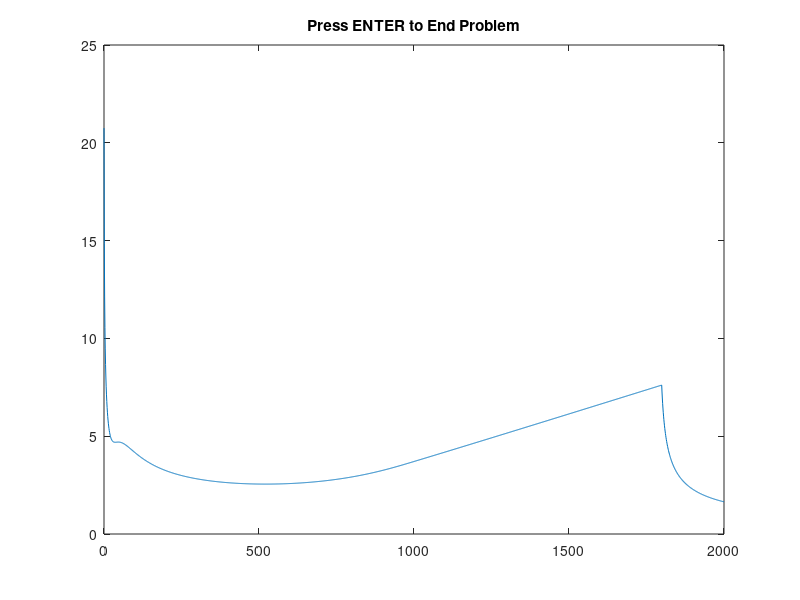

This figure's MATLAB source:
clear
%This file is for Problem 8.6, Part (c)
 
%Enter key parameters
 
n=2
m=1
s=2001
d=10000
dt=1
PHI=[1 0;0 1];
Q=[0 0;0 0];
PZEROM=[100^2 0;0 (.02)^2];
 
%Nominal path is along y-axis, and origin is shifted to -10000 point
%for convenience.  The nominal y trajectory is called ynom and it
%increments in 10m steps beginning at k=0.  H is time variable and
%linearization takes place about ynom.  R switches in middle of run.
 
%Now prepare for the main i loop.  We will save the p11, p22, and
%p12 terms of the P matrix separately as 1 x 2001 row vectors.  (If
%these row vectors exceed the size limitation in your version of
%MATLAB, try changing the step size to 20m and just do 1001 steps.)
 
PMINUS=PZEROM;
I=eye(2);
H=zeros(1,2);
gain=zeros(2,1);
PPLUS=zeros(2,2);
p11=zeros(1,2001);
p22=zeros(1,2001);
p12=zeros(1,2001);
posvar=zeros(1,2001);
 
for i=1:2001
   i
   if i>0 & i<=1000
      R=225;
      ynom=10*(i-1);
      denom=sqrt(d*d+(d-ynom)*(d-ynom));
      H(1,1)=-(d-ynom)/denom;
      H(1,2)=ynom*H(1,1);
      gain=(PMINUS*H')*inv(H*PMINUS*H'+R);
      PPLUS=(I-gain*H)*PMINUS;
      PPLUS=.5*(PPLUS+PPLUS');
      p11(i)=PPLUS(1,1);
      p22(i)=PPLUS(2,2);
      p12(i)=PPLUS(1,2);
      posvar(i)=p11(i)+2*ynom*p12(i)+ynom*ynom*p22(i);
      PMINUS=PHI*PPLUS*PHI'+Q;
   end
 
   if i>1000 & i<=1800
      R=1.0e20;
      ynom=10*(i-1);
      denom=sqrt(d*d+(d-ynom)*(d-ynom));
      H(1,1)=-(d-ynom)/denom;
      H(1,2)=ynom*H(1,1);
      gain=(PMINUS*H')*inv(H*PMINUS*H'+R);
      PPLUS=(I-gain*H)*PMINUS;
      PPLUS=.5*(PPLUS+PPLUS');
      p11(i)=PPLUS(1,1);
      p22(i)=PPLUS(2,2);
      p12(i)=PPLUS(1,2);
      posvar(i)=p11(i)+2*ynom*p12(i)+ynom*ynom*p22(i);
      PMINUS=PHI*PPLUS*PHI'+Q;
   end
 
   if i>1800 & i<=2001
      R=225;
      ynom=10*(i-1);
      denom=sqrt(d*d+(d-ynom)*(d-ynom));
      H(1,1)=-(d-ynom)/denom;
      H(1,2)=ynom*H(1,1);
      gain=(PMINUS*H')*inv(H*PMINUS*H'+R);
      PPLUS=(I-gain*H)*PMINUS;
      PPLUS=.5*(PPLUS+PPLUS');
      p11(i)=PPLUS(1,1);
      p22(i)=PPLUS(2,2);
      p12(i)=PPLUS(1,2);
      posvar(i)=p11(i)+2*ynom*p12(i)+ynom*ynom*p22(i);
      PMINUS=PHI*PPLUS*PHI'+Q;
   end
end
 
%Now do the plots.  Do bias, scale factor, and position separately.
 
k=0:1:2000;
plot(k,sqrt(p11))
title('Press ENTER to Continue')
pause
 
plot(k,sqrt(p22))
title('Press ENTER to Continue')
pause
 
plot(k,sqrt(posvar))
title('Press ENTER to End Problem')
 
%Comment: Note that the position error keeps increasing during
%the no-measurements period, even though the bias and scale factor
%errors are stable during this period.  The increase in position
%error is due to the multiplicative factor y on the scale factor
%error.  y continues to increase during the no-measurement period.
